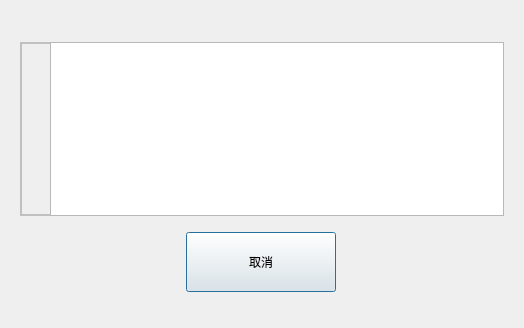
<?xml version="1.0" encoding="UTF-8"?>
<ui version="4.0">
 <class>AddressBookDialog</class>
 <widget class="QDialog" name="AddressBookDialog">
  <property name="geometry">
   <rect>
    <x>0</x>
    <y>0</y>
    <width>524</width>
    <height>328</height>
   </rect>
  </property>
  <property name="windowTitle">
   <string>Dialog</string>
  </property>
  <widget class="QTableView" name="tableViewAddressList">
   <property name="geometry">
    <rect>
     <x>50</x>
     <y>42</y>
     <width>454</width>
     <height>174</height>
    </rect>
   </property>
  </widget>
  <widget class="CommonPushButton" name="pushButtonAddressBookCancel">
   <property name="geometry">
    <rect>
     <x>186</x>
     <y>232</y>
     <width>150</width>
     <height>60</height>
    </rect>
   </property>
   <property name="text">
    <string>取消</string>
   </property>
  </widget>
  <widget class="QFrame" name="frameAddressList">
   <property name="geometry">
    <rect>
     <x>20</x>
     <y>42</y>
     <width>484</width>
     <height>174</height>
    </rect>
   </property>
   <property name="styleSheet">
    <string notr="true">background-color: transparent;
border: 2px solid #C0C0C0;</string>
   </property>
   <property name="frameShape">
    <enum>QFrame::StyledPanel</enum>
   </property>
   <property name="frameShadow">
    <enum>QFrame::Raised</enum>
   </property>
  </widget>
  <zorder>frameAddressList</zorder>
  <zorder>tableViewAddressList</zorder>
  <zorder>pushButtonAddressBookCancel</zorder>
 </widget>
 <customwidgets>
  <customwidget>
   <class>CommonPushButton</class>
   <extends>QPushButton</extends>
   <header>commonpushbutton.h</header>
  </customwidget>
 </customwidgets>
 <resources/>
 <connections/>
</ui>
